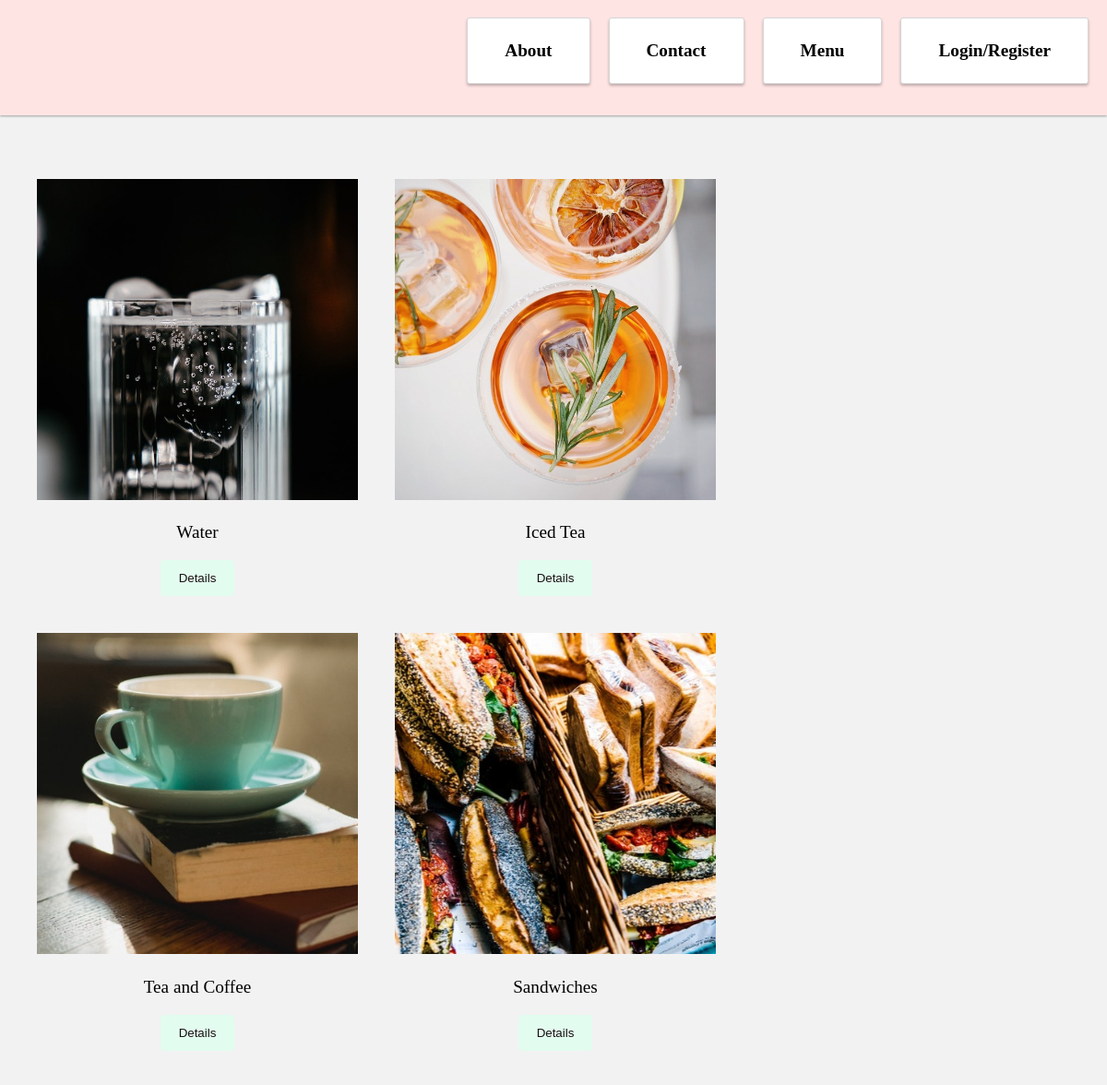
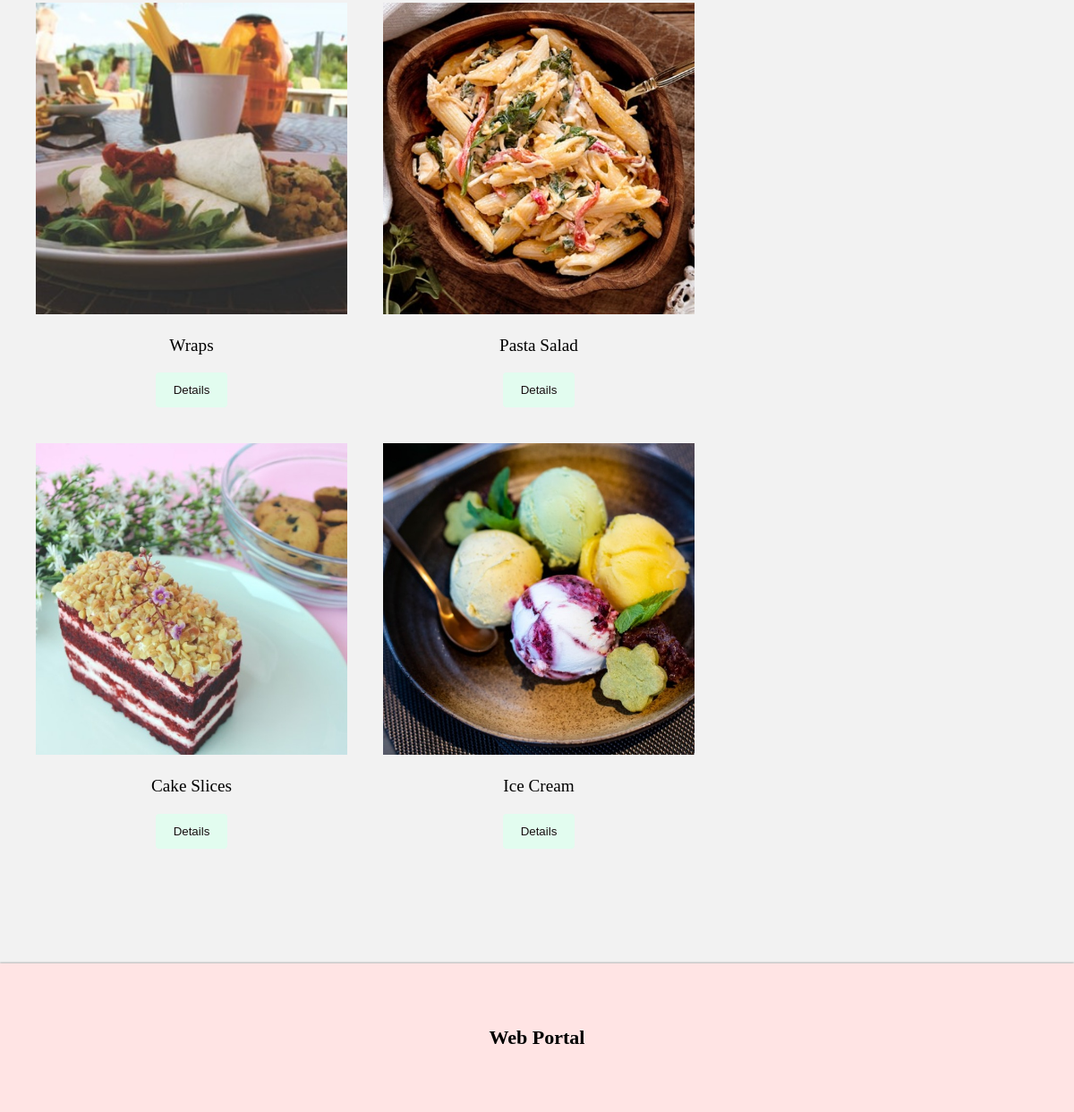
Page /menu.php on the committed database (2 pictures, top to bottom).
### tables this page shows
CREATE TABLE `menu_item` (
  `iID` int(11) NOT NULL,
  `iName` char(20) NOT NULL,
  `iDesc` char(200) NOT NULL,
  `iIngre` char(250) NOT NULL,
  `iPrice` float NOT NULL
);

### includes/menulogic.php (called while the page is built, shortened)
<?php
	include 'Nav/header.php';
	include_once('includes/dbh.php');
	$sqlMenuItems = 'SELECT iID, iName FROM menu_item;';
	$menuItemsQuery = mysqli_query($conn, $sqlMenuItems);
?>

### menu.php (the view, shortened to what this page needs)
<?php
	include 'includes/menulogic.php';
?>
<html>
	<head>
		<link href="PageStyles/pagesStyling.css" rel="stylesheet">
		<link href="PageStyles/menu.css" rel="stylesheet">
	</head>
	<body>
		<<br><br><br><br><br><br><br>
		<div class="fullMenu">
			<?php while($row = mysqli_fetch_assoc($menuItemsQuery)){?>
				<br><br>
				<div class="menuWrapper">
					<img id="itemImage" src="Images/<?php echo $row["iName"]?>.jpg" alt='Item Image'/>
					<p><?php printf("%s ", $row["iName"]);?></p>
					<form id="detailsButton" method="GET" action="menuItem.php?iID=">
						<button type="submit">Details</button>
					</form>
				</div>
				<br><br>
			<?php } ?>
		</div>
		<br><br><br><br>
	</body>
</html>
<?php
	include 'Nav/footer.php';
?>

### Nav/header.php (shortened to what this page needs)
<!DOCTYPE html>
<html>
<?php
$login = 0;
?>
	<head>
		<link rel="stylesheet" href="https://unpkg.com/leaflet@1.7.1/dist/leaflet.css"/>
		<link href="PageStyles/About.css" rel="stylesheet">
		<link href="PageStyles/pagesStyling.css" rel="stylesheet">
		<link href="Nav/headerFooter.css" rel="stylesheet">
	</head>
	<body>
		<?php
		if ($login == 1) {?>
		<nav class="menu">
			<label for="hamburger" >&#9776;</label>
				<input type="checkbox" id="hamburger" onclick="burgshow()">
			<ul class="menu__list">
				<p class="Maintext"></p>
				<a href="About.php" class="menu__link r-link text-align m" >About</a>
				<a href="contact.php" class="menu__link r-link text-a m">Contact</a>
				<a href="menu.php" class="menu__link r-link text-align m">Menu</a>
				<a href="Account.php" class="menu__link r-link m">Account</a>
			</ul>
			<div id="myLinks">
				<a href="About.php" class="menu__link r-link text-align top burg">About</a>
				<a href="contact.php" class="menu__link r-link text-a burg">Contact</a>
				<a href="menu.php" class="menu__link r-link text-align burg">Menu</a>
				<a href="Account.php" class="menu__link r-link burg">Account</a>
			  </div>
			  <body onresize="burghide()"></body>
		</nav>
		<?php } else { ?>
			<nav class="menu">
				<ul class="menu__list">
					<p class="Maintext"></p>
					<a href="About.php" class="menu__link r-link text-align m" >About</a>
					<a href="contact.php" class="menu__link r-link text-a m">Contact</a>
					<a href="menu.php" class="menu__link r-link text-align m">Menu</a>
					<a href="loginRegister.php" class="menu__link r-link m">Login/Register</a>
				</ul>
				  <body onresize="burghide()"></body>
			</nav>
		<?php } ?>

### Nav/footer.php (shortened to what this page needs)
<footer class="footer">
    <div class="centered">
        <p class="text-center text-black">Web Portal</p></div>
</footer>
</body>
</html>

### PageStyles/About.css (style rules this page uses)
.text-center { text-align: center; }

### PageStyles/pagesStyling.css (style rules this page uses)
button[type=submit] { background-color: #E2FCEF; color: #170F11; padding: 12px 20px; border: none; border-radius: 4px; cursor: pointer; }

### Nav/headerFooter.css (style rules this page uses)
body { font-family: Times New Roman; font-size: 120%; background-color: #f2f2f2; color: #000000; margin: 0; display: flex; flex-direction: column; }
.r-link { display: inline-flex ; text-decoration: none; color: black; }
.Maintext { padding-right: 1200px; padding-top: 5px; font-family: Times New Roman; font-weight: 700; font-size: 22px; }
.menu { background-color: #FFE4E4; box-shadow: 0 1px 3px 0 rgba(0, 0, 0, .12), 0 1px 2px 0 rgba(0, 0, 0, .24); position: fixed; width: 100%; z-index: 10; height: 125px; }
a { border:1px solid #D6D6D6; margin-left: 20px; background: white; box-shadow:0 2px 3px 0px rgba(0,0,0,0.25); border-radius:3px; transition:.2s all; }
.menu__list { display: flex; float: right; margin-right: 20px; z-index: 10; }
.menu__link { padding: 1.5rem 2.5rem; font-weight: 700; }
.centered { text-align: center; }
.m { margin-bottom: 25px; }
.text-black { font-family: Times New Roman; font-weight: 700; font-size: 22px; color: black; }
.footer { left: 0; bottom: 0; width: 100%; background-color: #FFE4E4; color: white; box-shadow: 0 1px 3px 0 rgba(0, 0, 0, .12), 0 -1px 2px 0 rgba(0, 0, 0, .24); padding-top: 3rem !important; padding-bottom: 3rem !important; }

### PageStyles/menu.css (style rules this page uses)
.fullMenu { margin: 10px 10px 10px 10px; display: flex; align-items: flex-start; flex-wrap: wrap; padding: 10px; }
.menuWrapper { width: 30%; margin: 10px 10px 10px 10px; padding: 10px; float: left; overflow: hidden; text-align: center; }
img { width: 100%; height: auto; }

### rows in the picture
menu_item: iName (picture), iName "Water"
menu_item: iName (picture), iName "Iced Tea"
menu_item: iName (picture), iName "Tea and Coffee"
menu_item: iName (picture), iName "Sandwiches"
menu_item: iName (picture), iName "Wraps"
menu_item: iName (picture), iName "Pasta Salad"
menu_item: iName (picture), iName "Cake Slices"
menu_item: iName (picture), iName "Ice Cream"
